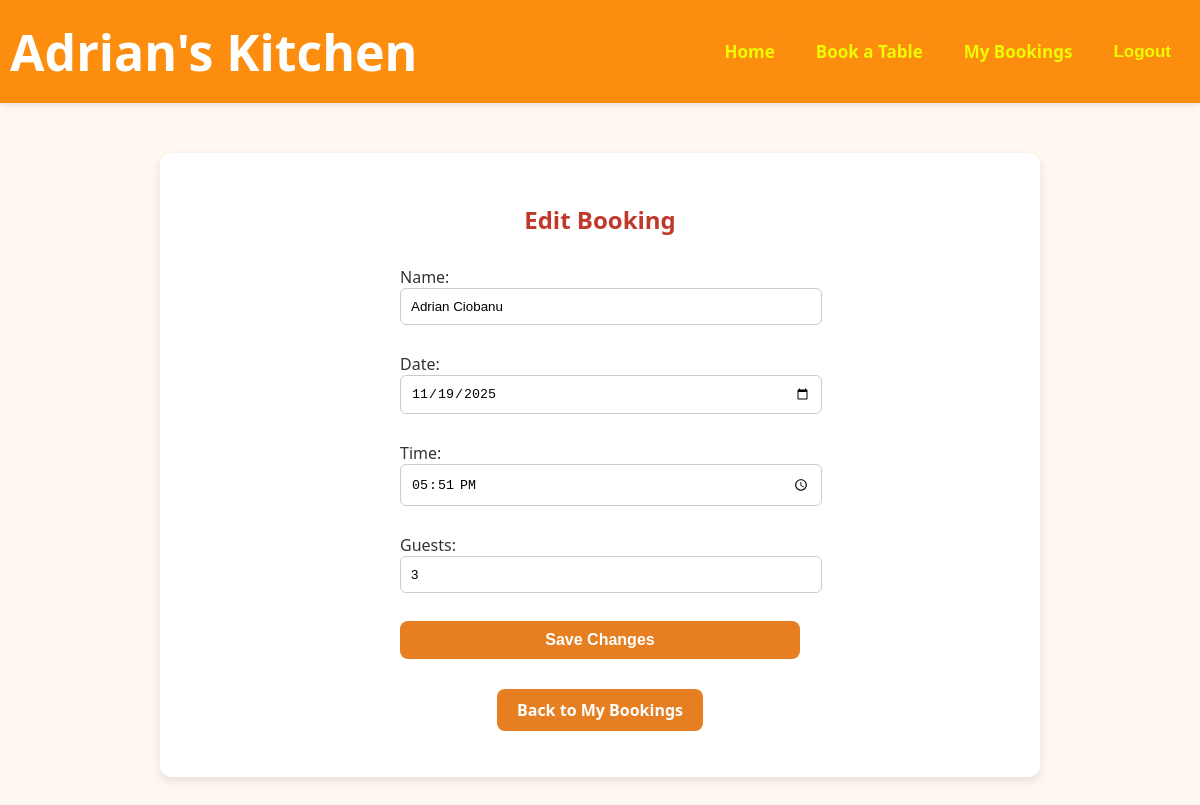
Screenshot of /edit/4/ (signed in) with the database file from the repository.
### bookings/models.py (models this page shows, shortened)
class Booking(models.Model):
    user = models.ForeignKey(User, on_delete=models.CASCADE)
    name = models.CharField(max_length=100)
    date = models.DateField()
    time = models.TimeField()
    guests = models.IntegerField()

### bookings/views.py (the view)
# urls.py: path('edit/<int:booking_id>/', views.edit_booking, name="edit_booking"),
@login_required
def edit_booking(request, booking_id):
    booking = get_object_or_404(Booking, id=booking_id, user=request.user)
    if request.method == "POST":
        form = BookingForm(request.POST, instance=booking)
        if form.is_valid():
            form.save()
            messages.success(request, "Your booking has been updated successfully!")
            return redirect("view_bookings")
    else:
        form = BookingForm(instance=booking)
    return render(request, "bookings/edit_booking.html", {"form": form})

### bookings/forms.py
class BookingForm(forms.ModelForm):
    class Meta:
        model = Booking
        fields = ['name', 'date', 'time', 'guests']
        widgets = {
            'date': forms.DateInput(attrs={'type': 'date'}),
            'time': forms.TimeInput(attrs={'type': 'time'}),
        }

### bookings/templates/bookings/edit_booking.html (shortened to what this page needs)
{% extends "bookings/base.html" %}
{% block content %}
    <h2>Edit Booking</h2>
    <form method="POST">
            {{ form.as_p }}
            <button type="submit" class="button">Save Changes</button>
        </form>
        <p><a href="{% url 'view_bookings' %}" class="button">Back to My Bookings</a></p>
{% endblock %}

### bookings/static/bookings/css/style.css (style rules this page uses)
body { font-family: 'Segoe UI', Tahoma, Geneva, Verdana, sans-serif; background-color: #fff8f0; color: #333; margin: 0; padding: 0; text-align: center; }
h1, h2, h3 { color: #c0392b; margin-bottom: 20px; }
.button { display: inline-block; background-color: #e67e22; color: white; padding: 10px 20px; border-radius: 8px; text-decoration: none; font-weight: bold; transition: background-color 0.3s ease; }
form { margin: 30px auto; width: 100%; max-width: 400px; text-align: left; }
form input, form select { width: 100%; padding: 10px; margin-bottom: 12px; border: 1px solid #ccc; border-radius: 6px; }
form button { width: 100%; background-color: #c0392b; color: white; border: none; padding: 12px; border-radius: 6px; cursor: pointer; font-size: 16px; }

### rows the page displays
Booking: name "Adrian Ciobanu", date "11/19/2025", time "17:51:00", guests "3"
